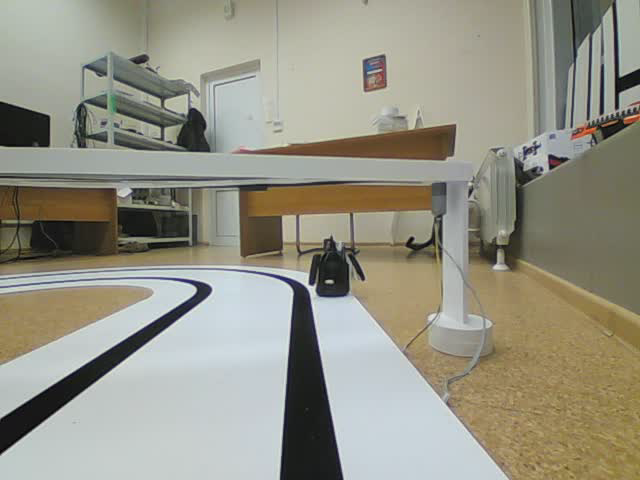
//> input picture frame 0 of ConsoleApplication1/p12.avi, 640 x 480 px
$ ./Source   (built with g++ and OpenCV 4)
//> lines starting //> are read from the running program, lines starting //| are printed output that depends on the picture
//> further down, frame is the input picture: 480 rows x 640 cols, CV_8UC3; mean B, G, R 133.4, 147.4, 149.2
/**
* @file videocapture_starter.cpp
* @brief A starter sample for using OpenCV VideoCapture with capture devices, video files or image sequences
* easy as CV_PI right?
*
*  Created on: Nov 23, 2010
*      Author: Ethan Rublee
*
*  Modified on: April 17, 2013
*      Author: Kevin Hughes
*/

#include <opencv2/imgcodecs.hpp>
#include <opencv2/videoio.hpp>
#include <opencv2/highgui.hpp>
#include <fstream>
#include <time.h>
#include <istream>
#include <iostream>
#include <stdio.h>

using namespace cv;
using namespace std;

IplImage* frame = 0;
IplImage* dst = 0;

double fill(IplImage* src, CvPoint seed, CvScalar color = CV_RGB(255, 0, 0))
{
	assert(src);

	CvConnectedComp comp;

	cvFloodFill(src, seed, color,
		cvScalarAll(30), // минимальная разность
		cvScalarAll(30), // максимальная разность
		&comp,
		CV_FLOODFILL_FIXED_RANGE + 8,
		0);

	// покажем площадь заливки
  	//printf("[filled area] %.2f\n", comp.area);

   	return comp.area;

}

inline bool isBlack(int x, uint8_t *row)
{
	int r = row[3 * x + 2];
//> r in isBlack = 199
	int g = row[3 * x + 1];
//> g in isBlack = 206
	int b = row[3 * x + 0];
//> b in isBlack = 204

	return ((b*0.0722 + g*0.7152 + r*0.2126) < 60);
}

int center_line(IplImage* src, int x, int y, int width)
{
	assert(src);
	int blDotX3 = 0, blDotX4 = 0, XROI = 0, Xco2 = 0, count = 0;
	uint8_t *row2;
	Mat orig;
	//dst = cvCloneImage(frame);

	//set the ROI in copy image (like temp image for finding center of black line)
	//int yt = 639 - heightROI;
	cvSetImageROI(src, cvRect(x, y, width, 2));

	//convert image to matrix
	orig = cvarrToMat(src);

	//save the row from matrix with x=44
	row2 = (uint8_t*)orig.ptr<uint8_t>(1);

	//set the starting point of searching black point in bottom line of ROI
	blDotX3 = 0;
	blDotX4 = width-1;

	//finding black point from the left (from 0 to ..+)
	while (!isBlack(blDotX3, row2))
	{
		blDotX3++;
	}
//> this loop made 112 passes
//> (r in isBlack, g in isBlack, b in isBlack) on passes 1 to 12: (199, 206, 204), (199, 206, 204), (199, 206, 204), (199, 206, 204), (199, 206, 204), (199, 206, 204), (199, 206, 204), (199, 206, 204), (199, 206, 204), (199, 206, 204), (199, 206, 204), (199, 206, 204)
//> after the loop, blDotX3 = 112

	//finding black point from the right (from 200 to ...-)
	while (!isBlack(blDotX4, row2))
	{
		blDotX4--;
	}
//> this loop made 91 passes
//> (blDotX4, r in isBlack, g in isBlack, b in isBlack) on passes 2 to 13: (257, 200, 211, 217), (256, 200, 211, 217), (255, 200, 211, 217), (254, 200, 211, 217), (253, 199, 210, 216), (252, 199, 210, 216), (251, 199, 210, 216), (250, 199, 210, 216), (249, 199, 210, 216), (248, 199, 210, 216), (247, 199, 210, 216), (246, 199, 210, 216)
//> (r in isBlack, g in isBlack, b in isBlack) on pass 1: (200, 211, 217)
//> after the loop, blDotX4 = 168

	// center of black line
	return x+(blDotX3 + blDotX4) / 2;

}


int main(int argc, char* argv[])
{
	// имя файла задаётся первым параметром
	char* filename = "p12.avi";

	printf("[i] file: %s\n", filename);

	// окно для отображения картинки
	cvNamedWindow("original", CV_WINDOW_AUTOSIZE);

	// получаем информацию о видео-файле
	CvCapture* capture = cvCreateFileCapture(filename);

	//f.open("1.txt");


	int x = argc >= 3 ? atoi(argv[2]) : 170;
	int y = argc >= 4 ? atoi(argv[3]) : 420;
	int widthROI = argc >= 5 ? atoi(argv[4]) : 260;
	int heightROI = argc >= 6 ? atoi(argv[5]) : 40;
	//int add = argc >= 7 ? atoi(argv[6]) : 400;
	double area1=0, area2=0, dif=0, proc=0, area2l=0, area2r=0;
	int XROI = 0, Xco2 = 0, count = 0;
	clock_t start, finish;
	double  duration;

	while (1) {
		// получаем следующий кадр
		frame = cvQueryFrame(capture);
		if (!frame) {
			break;
		}

		// здесь можно вставить
		// процедуру обработки

		start = clock();

		XROI = center_line(frame, x, y+heightROI, widthROI) - widthROI/2;
//> XROI = 180
		//XROI = x + Xco2 - widthROI / 2;

		if (XROI > 639-widthROI) {
			XROI = 639 - widthROI;
		}

		//ustanovim ROI
		cvSetImageROI(frame, cvRect(XROI, y, widthROI, heightROI));
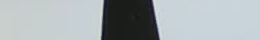
//> frame: 40 rows x 260 cols, CV_8UC3; mean B, G, R 175.7, 172.4, 165
		//color ROI in blue
		//cvAddS(frame, cvScalar(200), frame);

		//calculate and fill with red area in black line from center of black line
		CvConnectedComp comp;

		cvFloodFill(frame, cvPoint(10, heightROI-1), CV_RGB(255, 0, 0),
			cvScalarAll(50), // минимальная разность
			cvScalarAll(50), // максимальная разность
			&comp,
			CV_FLOODFILL_FIXED_RANGE + 8,
			0);
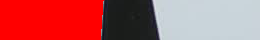
//> frame: 40 rows x 260 cols, CV_8UC3; mean B, G, R 93.8, 91.1, 186.8
		area2l = comp.area;
//> area2l = 4085

		cvFloodFill(frame, cvPoint(widthROI-10, heightROI - 1), CV_RGB(0, 255, 0),
			cvScalarAll(50), // минимальная разность
			cvScalarAll(50), // максимальная разность
			&comp,
			CV_FLOODFILL_FIXED_RANGE + 8,
			0);
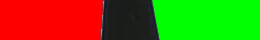
//> frame: 40 rows x 260 cols, CV_8UC3; mean B, G, R 7.1, 108.4, 106.7
		//reset ROI
		cvResetImageROI(frame);
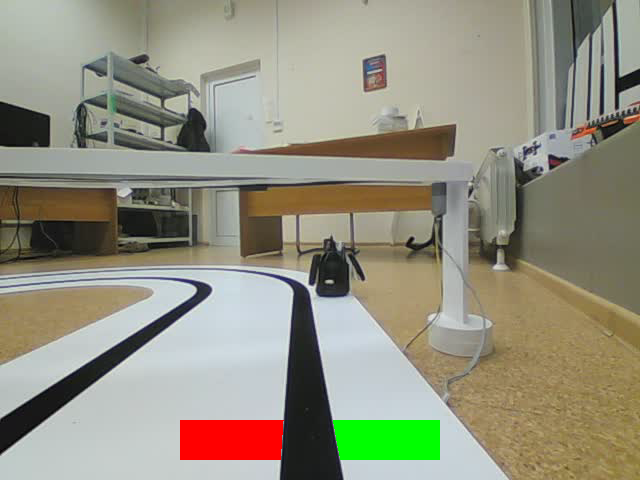
//> frame: 480 rows x 640 cols, CV_8UC3; mean B, G, R 127.7, 145.2, 147.2
		area2r = comp.area;
//> area2r = 4142

		area2 = area2l + area2r;
//> area2 = 8227

		//if we have first frame of video
		if (count == 0) {
			area1 = area2; count++;
//> after `area1 = area2`: area1 = 8227
		}

		//calculating diffarance
		proc = fabs(area2 - area1) / area2 * 100;
//> proc = 0

		area1 = area2;
		x = XROI;
//> x = 180

		finish = clock();
		duration = (double)(finish - start) / CLOCKS_PER_SEC;
		printf("%2.3f seconds\n", duration);

		// показываем кадр
		cvShowImage("original", frame);

		if (proc > 3) {
			printf("STOP");
			char c = cvWaitKey(0);

		}

		char c = cvWaitKey(33);
//> the Esc key is pressed
		if (c == 27) { // если нажата ESC - выходим
			break;
		}
	}
//> after the loop, XROI = 180

	// освобождаем ресурсы
	cvReleaseCapture(&capture);

	// удаляем окно
	cvDestroyWindow("original");
	return 0;
}
